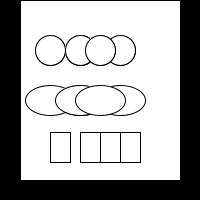
Frame 1 (no input)
Frame 60 (the mouse pressed at the canvas centre just before this capture): identical to frame 1, image omitted
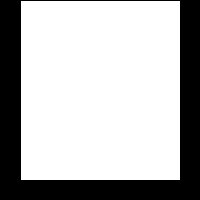
Frame 120 (the mouse held since frame 60 and released just before this capture)

The Processing sketch that drew these frames (run headless with seeded random() and noise(); from frame 60 on, the mouse is pressed at the canvas centre):

// Processing sketch: processing_90946
// ── processing_90946.pde

int [] posX = {80,120,width/2,80,100};

void setup()
{
  size(200,200);
  background(0);
}
 
 void draw()
{
  fill(255);
rect(20,0,160,180);

if (mouseX < 20||mouseX > 180||mouseY > 180)
{
 for(int i = 0; i < posX.length; i++)
{
 ellipse(posX[i], height/4, 30,30);
 ellipse(posX[i], height/4, 30,30);
 ellipse(posX[i], height/2,50,30);
 rect(posX[i], height/6*4, 20,30);
 rect(posX[i], height/6*4, 20,30);
}
 
}
}
